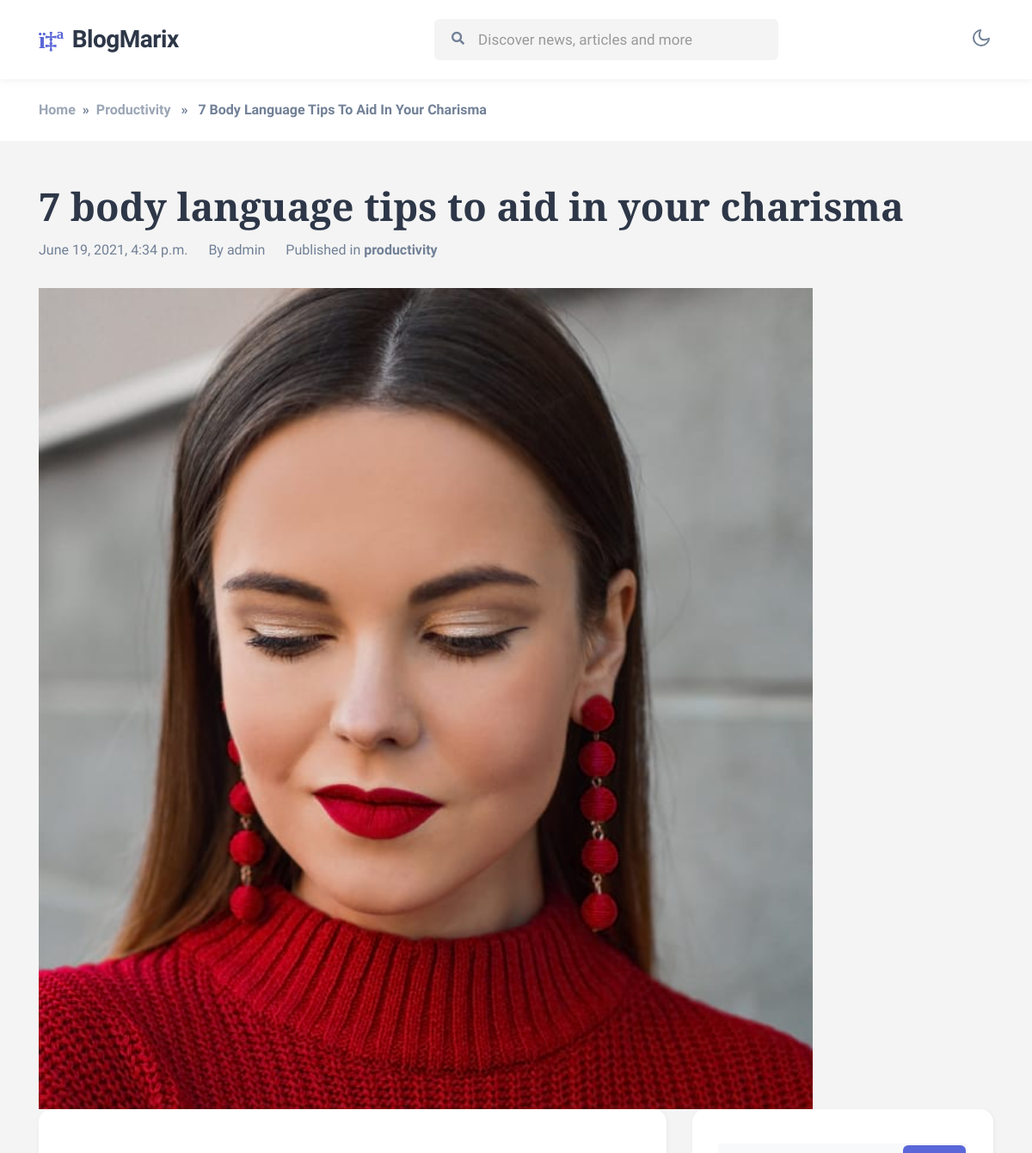
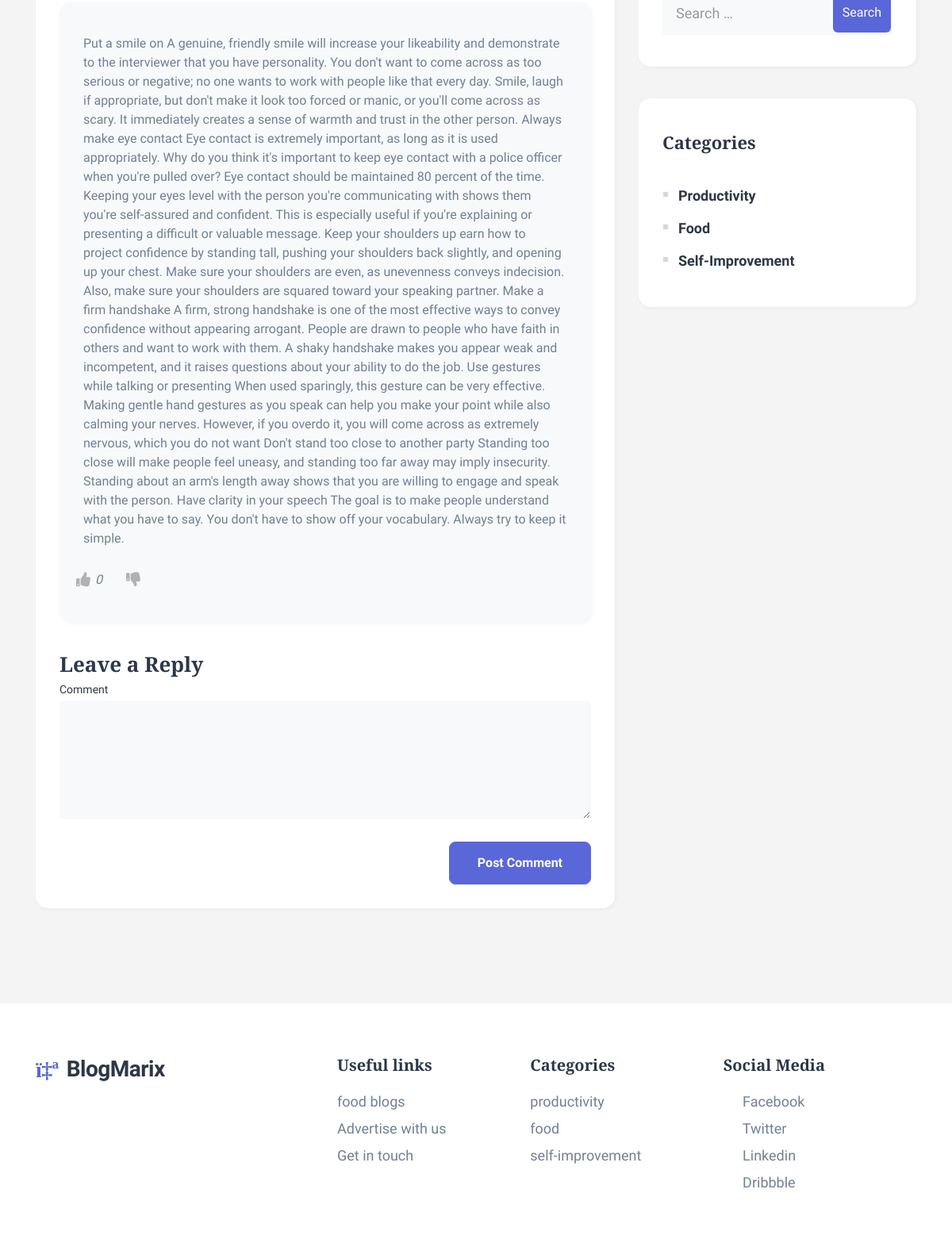
The page /blog/7 on the database its author committed (2 pictures, top to bottom).
### blogcodecs/models.py (models this page shows)
class blogs(models.Model):
    id = models.AutoField(primary_key=True)
    title = models.CharField(max_length=1000)
    image = models.ImageField()
    content = RichTextField(blank=True,null=True)
    submitedBy = models.ForeignKey(settings.AUTH_USER_MODEL,on_delete=models.CASCADE)
    dateUploaded = models.DateTimeField(auto_now_add=True)
    updatedOn = models.DateTimeField(auto_now_add=True)
    category = models.ForeignKey('category',on_delete=models.CASCADE)
    likes = models.IntegerField()
    def __str__(self):
        return self.title

class category(models.Model):
    id = models.AutoField(primary_key=True)
    name = models.CharField(max_length=500)
    def __str__(self):
        return self.name

### blogcodecs/views.py (the view)
# urls.py: path('blog/<str:id>',views.blogView),
def blogView(request,id):
    blogObject = blogs.objects.get(id=id)
    categories = category.objects.all()[:7]
    print(blogObject)
    context = {
        'blog':blogObject,
        'categories':categories
    }
    return render(request,'single.html',context)

### templates/single.html (shortened to what this page needs)
<!doctype html>
<html lang="en-US">
{% load static %}
<head>
    <link rel="stylesheet" href="{% static 'css/style-starter.css' %}">
    <link rel="stylesheet" href="{% static 'css/single.css' %}">
    <link rel="stylesheet" href="https://cdnjs.cloudflare.com/ajax/libs/font-awesome/5.15.3/css/all.min.css" />
</head>
<body id="top-gap-fixed-header" class="post-template-default single single-post postid-270 single-format-standard">
    <header id="site-header" class="w3l-header">
        <div class="container w3HeaderLogoEd">
            <nav class="navbar navbar-expand-lg navbar-light fill px-lg-0 py-0 px-sm-3 px-0">
                <a class="navbar-brand" href="/">
                    <span class="fa fa-newspaper-o"></span> BlogMarix </a>
                <div class="collapse navbar-collapse" id="navbarSupportedContent">
                    <nav class="mx-auto HeaderSearch">
                        <div class="search-bar">
                            <form action="search" method="get" class="search"> {% csrf_token %}
                                <input type="search" class="search__input" name="s" placeholder="Discover news, articles and more" onload="equalWidth()" required>
                                <button type="submit"><span class="fa fa-search search__icon"></span></button>
                            </form>
                        </div>
                    </nav>
                </div>
                <div class="mobile-position w3DarkLight">
                    <nav class="navigation">
                        <div class="theme-switch-wrapper">
                            <label class="theme-switch" for="checkbox">
								<div class="mode-container">
									<i class="gg-moon"></i>
								</div>
							</label>
                        </div>
                    </nav>
                </div>
            </nav>
        </div>
    </header>
    <main id="primary" class="site-main">
        <article id="post-270" class="post-270 post type-post status-publish format-standard has-post-thumbnail hentry category-lifestyle">
            <header class="entry-header">
                <section class="w3l-breadcrumb">
                    <div class="container py-4">
                        <ul class="breadcrumbs-custom-path AllBreadcrumbs">
                            <a href="/" rel="nofollow">Home</a>&nbsp;&nbsp;&#187;&nbsp;&nbsp;<a href="/category/{{blog.category}}" rel="category tag">{{blog.category}}</a> &nbsp;&nbsp;&#187;&nbsp;&nbsp; {{blog.title}} </ul>
                    </div>
                </section>
            </header>
            <section class="text-11 pb-5">
                <div class="text11 py-lg-5 py-md-4">
                    <div class="container w3BlogLayout">
                        <div class="blog-title">
                            <h3 class="title-big">
                                {{blog.title}} </h3>
                            <ul class="blog-list">
                                <li>
                                    <p> {{blog.dateUploaded}}</p>
                                </li>
                                <li>
                                    <p> By {{blog.submitedBy}}
                                    </p>
                                </li>
                                <li>
                                    <p> Published in <a href="category/{{blog.category.id}}"><strong>{{blog.category.name}}</strong>
                                        </a>
                                    </p>
                                </li>
                            </ul>
                        </div>
                    </div>
                    <div class="container">
                        <div class="img">
                            <img src="/media/{{blog.image}}" alt="" class="" width="900px" height="600px">
                        </div>
                        <div class="row">
                            <div class="col-lg-8">
                                <div class="text11-content">
                                    <div class="entry-content">
                                        <div class="single-post-content">
                                            <div class="author-card author-listhny  my-sm-4 w3ArticleAuth">
                                                <div class="row">
                                                    <div class="col-sm-12 position-relative align-self">
                                                        <div>{{blog.content|safe }}
                                                        </div>
                                                        <div class="share-icons mt-4">
                                                            <div class="row">
                                                                <div class="d-flex">
                                                                    <a href="like/{{blog.id}}"><span class="fa fa-thumbs-up"></span></a> <i class="mt-1">{{blog.likes}}</i>
                                                                </div>
                                                                <div class="d-flex mx-4">
                                                                    <a href="dislike/{{blog.id}}"><span class="fa fa-thumbs-down"></span></a>
                                                                </div>
                                                            </div>
                                                        </div>
                                                    </div>
                                                </div>
                                            </div>
                                        </div>
                                    </div>
                                    <div class="w3PostComments">
                                        <div id="comments" class="comments-area">
                                            <div id="respond" class="comment-respond">
                                                <h3 id="reply-title" class="comment-reply-title">Leave a Reply</h3>
                                                <form action="/comment/{{blog.id}}" method="post" id="commentform" class="comment-form" novalidate> {% csrf_token %}
                                                    <p class="comment-form-comment"><label for="comment">Comment</label> <textarea id="comment" name="comment" cols="45" rows="8" maxlength="65525" required="required"></textarea></p>
                                                    <p class="form-submit"><input name="submit" type="submit" id="submit" class="submit" value="Post Comment" /> <input type='hidden' name='comment_post_ID' value='270' id='comment_post_ID' />
                                                    </p>
                                                </form>
                                            </div>
                                        </div>
                                    </div>
                                </div>
                            </div>
                            <div class="sidebar-side col-lg-4 col-md-12 col-sm-12 mt-lg-0 mt-5">
                                <div class="sidebar right-sidebar">
                                    <aside id="secondary" class="widget-area">
                                        <section id="search-2" class="widget widget_search">
                                            <form method="POST" class="search-form" action="search"> {% csrf_token %}
                                                <label>
					<input type="search" class="search-field" placeholder="Search &hellip;" value="" name="s" />
				</label>
                                                <input type="submit" class="search-submit" value="Search" />
                                            </form>
                                        </section>
                                        <section id="categories-2" class="widget widget_categories">
                                            <h2 class="widget-title">Categories</h2>
                                            <ul>
                                                {% for i in categories %}
                                                <li class="cat-item cat-item-2"><a href="/category/{{i.name}}">{{i.name}}</a>
                                                </li>
                                                {% endfor %}
                                            </ul>
                                        </section>
                                    </aside>
                                </div>
                            </div>
            </section>
        </article>
        <section class="app-footer">
            <footer class="footer-28 py-5">
                <div class="footer-bg-layer">
                    <div class="container py-lg-3">
                        <div class="row footer-top-28">
                            <div class="col-lg-4 footer-list-28 copy-right mb-lg-0 mb-sm-5 mt-sm-0 mt-4">
                                <a class="navbar-brand mb-3" href="index.html">
                                    <span class="fa fa-newspaper-o"></span> BlogMarix</a>
                            </div>
                            <div class="col-lg-8 row">
                                <div class="col-sm-4 col-6 footer-list-28">
                                    <h6 class="footer-title-28">Useful links</h6>
                                    <ul>
                                        <li><a href="/category/food">food blogs</a></li>
                                        <li><a href="/contact">Advertise with us</a></li>
                                        <li><a href="/contact">Get in touch</a></li>
                                    </ul>
                                </div>
                                <div class="col-sm-4 col-6 footer-list-28">
                                    <h6 class="footer-title-28">Categories</h6>
                                    <ul>
                                        {% for i in categories %}
                                        <li><a href="/category/{{i.name}}">{{i.name}}</a></li>
                                        {% endfor %}
                                    </ul>
                                </div>
                                <div class="col-sm-4 col-6 footer-list-28 mt-sm-0 mt-4">
                                    <h6 class="footer-title-28">Social Media</h6>
                                    <ul class="social-icons">
                                        <li class="facebook">
                                            <a href="#facebook"><span class="fa fa-facebook"></span> Facebook</a></li>
                                        <li class="twitter"> <a href="#twitter"><span class="fa fa-twitter"></span> Twitter</a></li>
                                        <li class="linkedin"> <a href="#linkedin"><span class="fa fa-linkedin"></span> Linkedin</a></li>
                                        <li class="dribbble"><a href="#dribbble"><span class="fa fa-dribbble"></span> Dribbble</a></li>
                                    </ul>
                                </div>
                            </div>
                        </div>
                    </div>
                </div>
            </footer>
        </section>
</body>
</html>

### static/css/style-starter.css (style rules this page uses)
:root { --primary-color: #231651; --secondary-color: #D4E4BC; --font-color: #474747; --bg-color: #fff; --heading-color: #1B2845; --border-radius: 6px; --border-radius-full: 15px; --border-color: transparent; --dropdown-color: #fff; --iframe-filter: grayscale(0%); --bg-grey: #f4f4f4; --bg-lightgrey: #f8f9fa; --btn-bg: #e2e8f0; }
html { scroll-behavior: smooth; }
body, html { margin: 0; padding: 0; background: var(--bg-grey); color: var(--font-color); font-family: 'Hind', sans-serif; }
body a, button, .btn { cursor: pointer !important; }
.align-self { align-self: center; }
button, input, select, label, li, span { -webkit-appearance: none; outline: none; font-family: 'Hind', sans-serif; }
a, a:hover { text-decoration: none; }
ul { margin: 0; padding: 0; }
h1, h2, h3, h4, h5, h6 { margin: 0; padding: 0; color: var(--heading-color); font-family: 'Libre Baskerville', serif; }
p { margin: 0; padding: 0; font-size: 18px; line-height: 28px; color: var(--font-color); letter-spacing: 0px; }
li { list-style-type: none; }
.container { width: 100%; padding-right: 15px; padding-left: 15px; margin-right: auto; margin-left: auto; }
@media (min-width: 992px) { .container { max-width: 960px; margin-right: auto; margin-left: auto; } }
@media (min-width: 1200px) { .container { max-width: 1140px; margin-right: auto; margin-left: auto; } }
.title-big { font-size: 45px; line-height: 55px; font-weight: 600; max-width: 730px; position: relative; }
.theme-switch-wrapper { display: flex; align-items: center; }
.theme-switch { display: inline-block; position: relative; margin: 0; }
.mode-container { width: 24px; height: 24px; padding: 0px 0; margin-left: 10px; }
.gg-moon { overflow: hidden; position: relative; transform: rotate(-135deg) scale(var(--ggs, 1)); width: 20px; height: 20px; border: 2px solid; border-bottom: 2px solid transparent; }
.gg-moon, .gg-moon:after { display: block; box-sizing: border-box; border-radius: 50%; }
.gg-moon:after { content: ""; position: absolute; width: 12px; height: 18px; border: 2px solid transparent; box-shadow: 0 0 0 2px; top: 8px; left: 2px; }
.mode-container i.gg-moon { display: block; }
::placeholder { color: #999; }
.app-footer footer.footer-28 { background: var(--bg-color); }
.app-footer h6.footer-title-28 { font-size: 20px; line-height: 28px; margin-bottom: 20px; font-weight: 600; }
.app-footer .footer-list-28 ul li, .app-footer .midd-footer-28:nth-child(1) .footer-list-28 ul li:last-child { list-style: none; margin-bottom: 5px; }
.app-footer .footer-list-28 ul li:last-child { margin-bottom: 0px; }
.app-footer .footer-list-28 ul li a, .app-footer .footer-list-28 ul li p { color: var(--font-color); font-size: 18px; line-height: 28px; }
.app-footer ul.social-icons { margin-top: 3px; padding: 0; list-style: none; overflow: hidden; }
.app-footer ul.social-icons li a { display: block; text-decoration: none; }
.app-footer ul.social-icons li { margin-right: 10px; }
.app-footer ul.social-icons li a span { font-size: 16px; width: 20px; }
.app-footer ul.social-icons li.facebook span { transition: 0.3s ease-in; color: #3a5998; }
.app-footer ul.social-icons li.twitter span { transition: 0.3s ease-in; color: #55acee; }
.app-footer ul.social-icons li.dribbble span { color: #ea4c89; transition: 0.3s ease-in; }
.app-footer ul.social-icons li.linkedin span { transition: 0.3s ease-in; color: #00a0dc; }
.app-footer a.navbar-brand { color: var(--heading-color); font-weight: 600; font-size: 28px; line-height: 38px; padding: 0; display: grid; grid-template-columns: auto 1fr; grid-gap: 10px; align-items: center; margin: 0; letter-spacing: -.5px; }
.app-footer a.navbar-brand span.fa { color: var(--primary-color); }

### rows shown on the page
blogs: category "Productivity", title "7 Body Language Tips To Aid In Your Charisma", title "7 body language tips to aid in your charisma", dateUploaded "June 19, 2021, 4:34 p.m.", submitedBy "admin", category.name "productivity", image (picture), content "Put a smile on A genuine, friendly smile will increase your likeability and demonstrate to the interviewer that you have personality. You don't want to come across as too serious or negative; no one wants to work with people like that every day. Smile, laugh if appropriate, but don't make it look too forced or manic, or you'll come across as scary. It immediately creates a sense of warmth and trust in the other person. Always make eye contact Eye contact is extremely important, as long as it is used appropriately. Why do you think it's important to keep eye contact with a police officer when you're pulled over? Eye contact should be maintained 80 percent of the time. Keeping your eyes level…", likes "0"
category: name "Productivity", name "productivity"
category: name "Food", name "food"
category: name "Self-Improvement", name "self-improvement"
